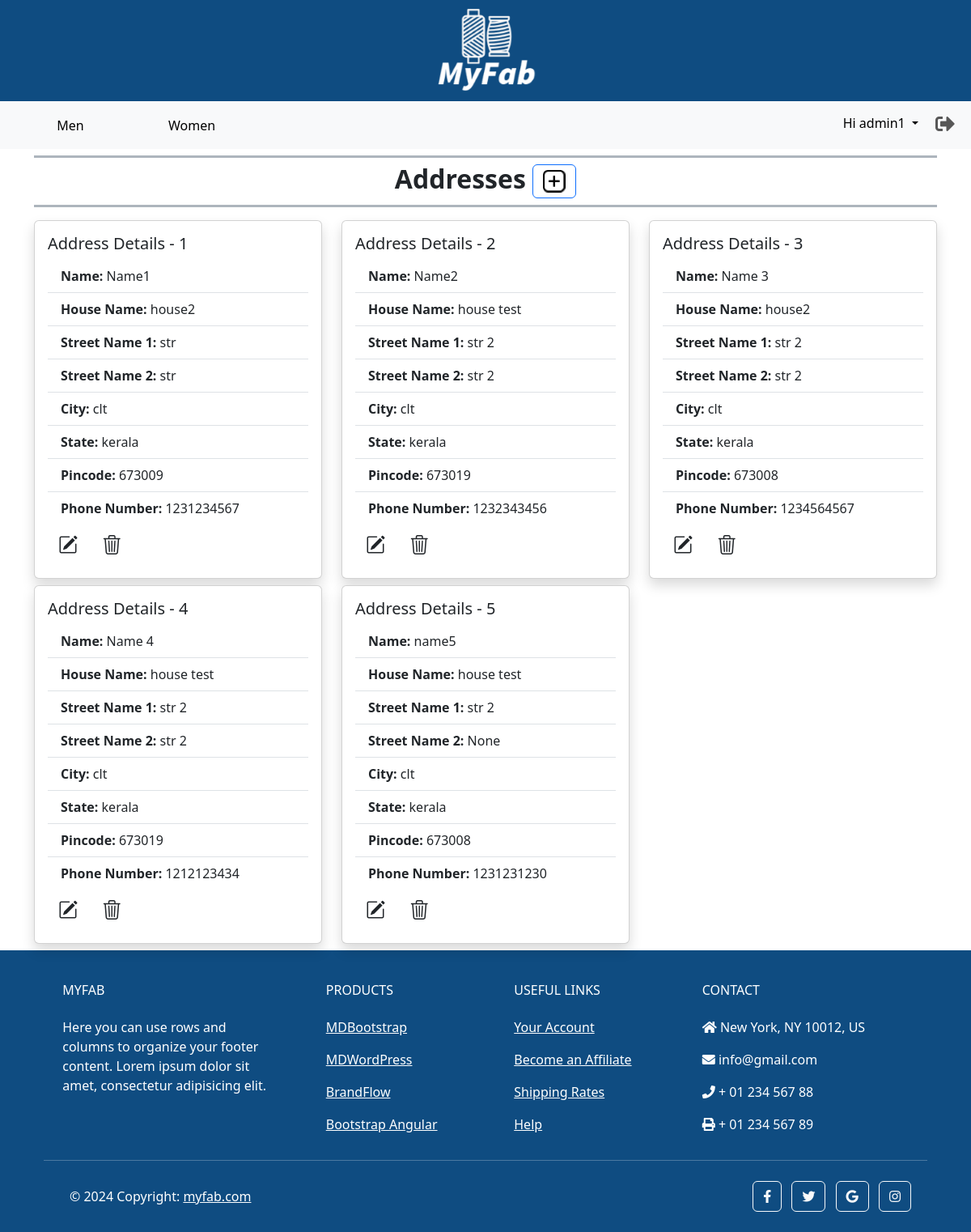
The page /accounts/address/ (signed in) on the database its author committed.
### accounts/models.py (models this page shows, shortened)
class CustomUser(AbstractUser):
    phone_number = models.CharField(max_length=13, unique=True)

class Address(models.Model):
    customer_id = models.ForeignKey(CustomUser, on_delete=models.CASCADE)
    name = models.CharField(max_length=100, blank=False, null=False)
    house_name = models.CharField(max_length=100, blank=False, null=False)
    street_name_1 = models.CharField(max_length=100, blank=False, null=False)
    street_name_2 = models.CharField(max_length=100, blank=True, null=True)
    city = models.CharField(max_length=100, blank=False, null=False)
    state = models.CharField(max_length=100, blank=False, null=False)
    pincode = models.CharField(max_length=10, blank=False, null=False)
    phone_number = models.CharField(max_length=13)
    is_active = models.BooleanField(default=True)

### accounts/views.py (the view)
# urls.py: path('address/', AddressView.as_view(), name = 'address'),
class AddressView(View):
    def get(self, request):
        user = request.user
        addresses = Address.objects.filter(customer_id=user, is_active=True)
        address_count = addresses.count()
        context = {'addresses': addresses, 'address_count': address_count}
        return render(request, 'address.html', context)

### templates/address.html (shortened to what this page needs)
{% extends 'base.html' %}
{% load static %}
{% load custom_filters %}
{% block content %}
    <nav class="navbar navbar-expand-lg bg-body-tertiary">
        <div class="container-fluid">
        <div class="collapse navbar-collapse" id="navbarSupportedContent">
            <ul class="navbar-nav d-flex align-items-center me-auto mb-2 mb-lg-0">
                <li class="nav-item">
                    <button class="nav-link active btn btn-link" style="min-width: 150px;" aria-current="page">
                        <a class="text-black text-decoration-none" href="{% url "main:home" %}">Men</a>
                    </button>
                </li>
                <li class="nav-item">
                    <button class="nav-link btn btn-link" style="min-width: 150px;" aria-current="page">
                        <a class="text-black text-decoration-none" href="{% url "main:home_women" %}">Women</a>
                    </button>
                </li>
            </ul>
            <ul class="navbar-nav d-flex flex-row justify-content-center  ms-auto mb-2 mb-lg-0">
                {% if user.is_authenticated %}
                <li class="nav-item dropdown">
                    <a class="btn text-black dropdown-toggle" href="#" role="button" data-bs-toggle="dropdown"
                        aria-expanded="false">
                        Hi {{user.first_name}}
                    </a>
                </li>
                <li class="nav-item ms-3 ms-lg-0">
                    <form action="{% url 'accounts:logout' %}" method="post">
                        <button type="submit" class="nav-link" style="border: none; background: none;"
                            data-toggle="tooltip" title="Logout">
                            <i style='font-size:24px' class='fas'>&#xf2f5;</i>
                        </button>
                    </form>
                </li>
                {% endif %}
            </ul>
        </div>
        </div>
    </nav>
    <section class="container my-2">
        {% if addresses %}
        <h5 class="border-bottom border-top border-3 border-dark-subtle fw-bold fs-2 fs-lg-5 mt-2 text-center">
            Addresses
            {% if address_count < 6  %}
            <span>
                <button class="btn btn-outline-primary my-2" data-toggle="tooltip" title="Add New"
                onclick="window.location.href='{% url 'accounts:add_address' %}'">
                    <img class="logo" src="{% static 'images/add_icon.png' %}" alt="add">
                </button>
            </span>
            {% else %}
            <span><h2>(Maximum 6 Addresses only.)</h2></span>
            {% endif %}
        </h5>
        <div class="row row-cols-1 row-cols-sm-2 row-cols-md-3">
            {% for address in addresses %}
            <div class="col mt-2">
                <div class="card shadow">
                    <div class="card-body">
                        <h5 class="card-title">Address Details - {{forloop.counter}}</h5>
                        <ul class="list-group list-group-flush">
                            <li class="list-group-item"><strong>Name:</strong> {{ address.name }}</li>
                            <li class="list-group-item"><strong>House Name:</strong> {{ address.house_name }}</li>
                            <li class="list-group-item"><strong>Street Name 1:</strong> {{ address.street_name_1 }}</li>
                            <li class="list-group-item"><strong>Street Name 2:</strong> {{ address.street_name_2 }}</li>
                            <li class="list-group-item"><strong>City:</strong> {{ address.city }}</li>
                            <li class="list-group-item"><strong>State:</strong> {{ address.state }}</li>
                            <li class="list-group-item"><strong>Pincode:</strong> {{ address.pincode }}</li>
                            <li class="list-group-item"><strong>Phone Number:</strong> {{ address.phone_number }}</li>
                        </ul>
                        <a href="{% url "accounts:edit_address" address.id %}" class="btn fs-4"><i class="bi bi-pencil-square"></i></a>
                        <form id="deleteAddressForm" action="{% url "accounts:delete_address" address.id %}" method="post"
                            class="d-inline" onsubmit="return confirmDelete()">
                            <button type="submit" class="btn fs-4"><i class="bi bi-trash3"></i></button>
                        </form>
                    </div>
                </div>
            </div>
        {% endfor %}
        </div>
        {% endif %}
    </section>
{% endblock %}

### rows shown on the page
CustomUser: first_name "admin1"
Address: name "Name1", house_name "house2", street_name_1 "str", street_name_2 "str", city "clt", state "kerala", pincode "673009", phone_number "1231234567"
Address: name "Name2", house_name "house test", street_name_1 "str 2", street_name_2 "str 2", city "clt", state "kerala", pincode "673019", phone_number "1232343456"
Address: name "Name 3", house_name "house2", street_name_1 "str 2", street_name_2 "str 2", city "clt", state "kerala", pincode "673008", phone_number "1234564567"
Address: name "Name 4", house_name "house test", street_name_1 "str 2", street_name_2 "str 2", city "clt", state "kerala", pincode "673019", phone_number "1212123434"
Address: name "name5", house_name "house test", street_name_1 "str 2", street_name_2 "None", city "clt", state "kerala", pincode "673008", phone_number "1231231230"
